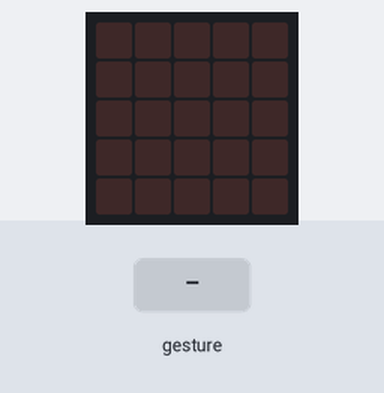
Bench run of a program on a simulated BBC micro:bit (MakeCode). Parts: the board's 5×5 LED display. The inputs (shaded band) are chosen by the test bench. Random numbers come from a fixed seed; a tilt is held for 1.5 s and a shake lasts 1 s, then the board lies face up again.

Above: at 1.2 s.
1.3 s: gesture 'shake'
At 3.2 s:
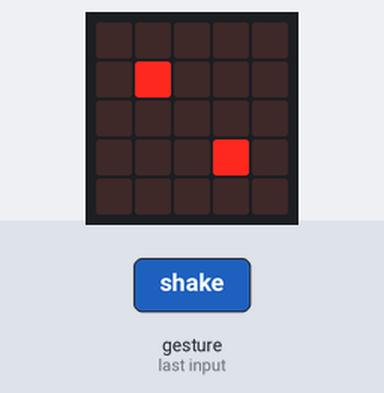
3.7 s: gesture 'shake'
At 5.0 s:
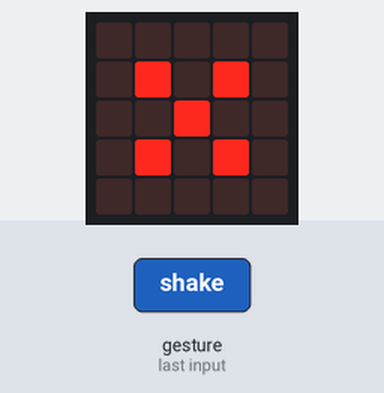
6.1 s: gesture 'shake'
At 8.0 s:
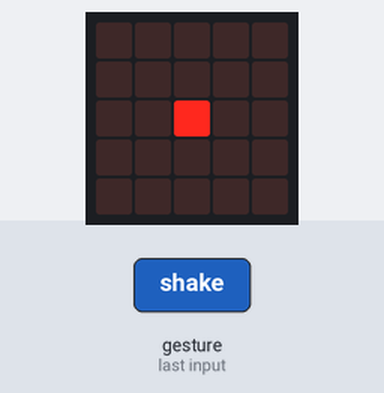
8.5 s: gesture 'shake'
At 9.9 s:
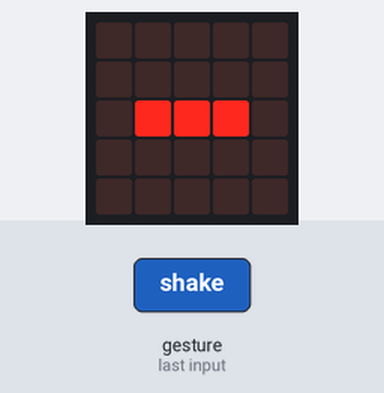
Timing chart, 0 to 11.5 s (numbered marks = the images above; inputs shaded):
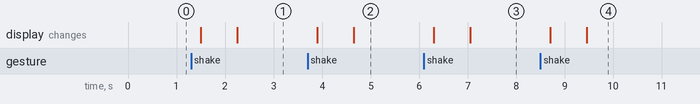

The program:

main.ts
```typescript
let dice = 0
input.onGesture(Gesture.Shake, function () {
    dice = randint(1, 6)
    basic.showNumber(dice)
    if (dice == 1) {
        basic.showLeds(`
            . . . . .
            . . . . .
            . . # . .
            . . . . .
            . . . . .
            `)
    } else if (dice == 2) {
        basic.showLeds(`
            . . . . .
            . # . . .
            . . . . .
            . . . # .
            . . . . .
            `)
    } else if (dice == 3) {
        basic.showLeds(`
            . . . . .
            . . . . .
            . # # # .
            . . . . .
            . . . . .
            `)
    } else if (dice == 4) {
        basic.showLeds(`
            . . . . .
            . # . # .
            . . . . .
            . # . # .
            . . . . .
            `)
    } else if (dice == 5) {
        basic.showLeds(`
            . . . . .
            . # . # .
            . . # . .
            . # . # .
            . . . . .
            `)
    } else {
        basic.showLeds(`
            . . . . .
            . # # # .
            . . . . .
            . # # # .
            . . . . .
            `)
    }
})
```

test.ts
```typescript
// 在這裡測試；當此封包作為擴充功能時，將不會編譯此內容。
```

Measured:
- after the input at 1.3 s, the display: first changes after 0.20 s (image 1 shows a later state)
- after the input at 3.7 s, the display: first changes after 0.20 s (image 2 shows a later state)
- after the input at 6.1 s, the display: first changes after 0.20 s (image 3 shows a later state)
- after the input at 8.5 s, the display: first changes after 0.20 s (image 4 shows a later state)
